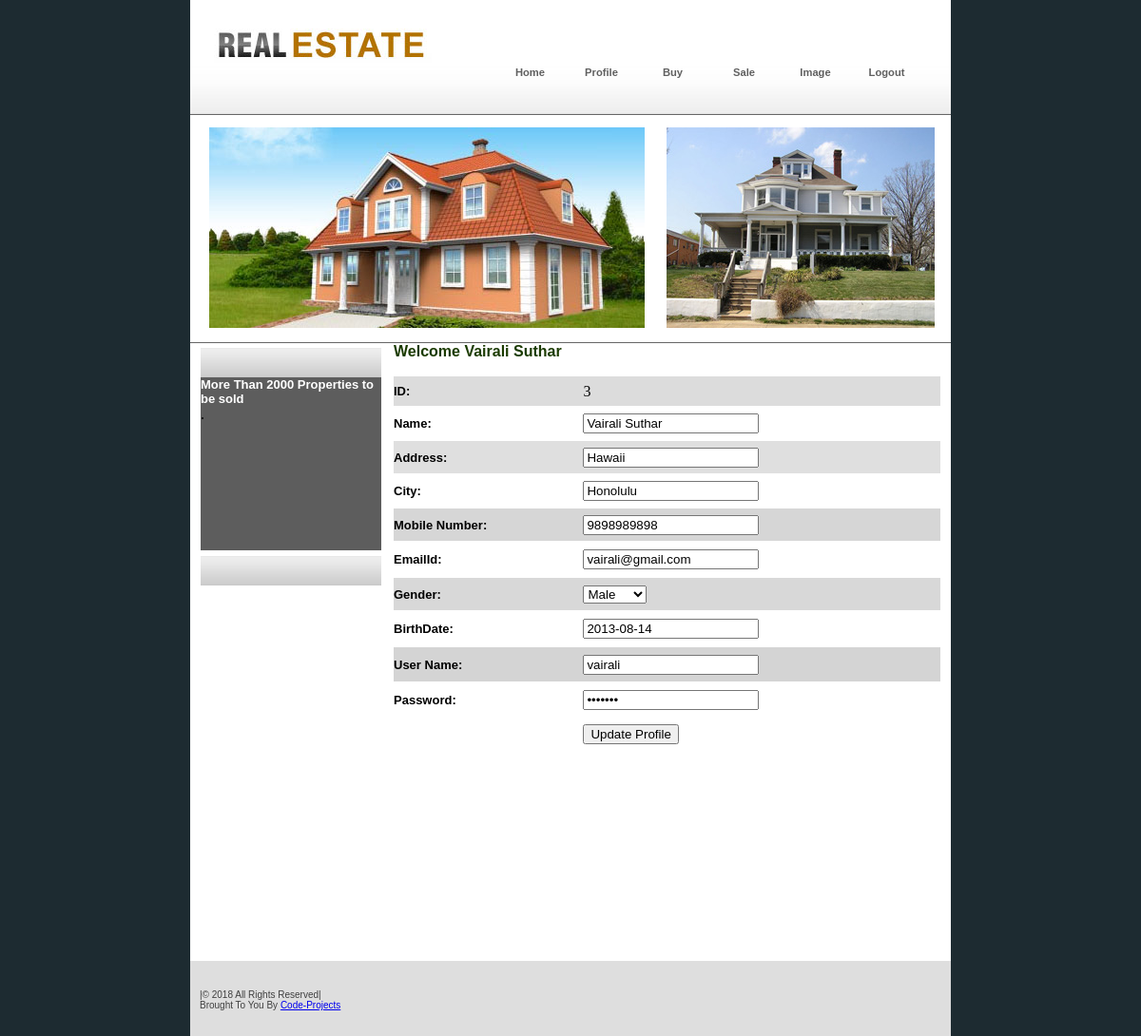
The page /Customer/EditProfile.php (signed in) on the database its author committed.
### tables this page shows
CREATE TABLE IF NOT EXISTS `customer_reg` (
  `CustomerId` int(11) NOT NULL AUTO_INCREMENT,
  `CustomerName` varchar(20) NOT NULL,
  `Address` varchar(100) NOT NULL,
  `City` varchar(20) NOT NULL,
  `Mobile` bigint(20) NOT NULL,
  `Email` varchar(20) NOT NULL,
  `Gender` varchar(10) NOT NULL,
  `BirthDate` date NOT NULL,
  `UserName` varchar(20) NOT NULL,
  `Password` varchar(20) NOT NULL,
  PRIMARY KEY (`CustomerId`)
);

### Customer/EditProfile.php (the view, shortened to what this page needs)
<!DOCTYPE html PUBLIC "-//W3C//DTD XHTML 1.0 Transitional//EN" "http://www.w3.org/TR/xhtml1/DTD/xhtml1-transitional.dtd">
<html xmlns="http://www.w3.org/1999/xhtml">
<head>
<link href="css/style1.css" rel="stylesheet" type="text/css" />
</head>
<body>
<div class="main">
  <?php
  include "Headermenu.php"
  ?>
  <div class="content">
    <div class="innercontent">
      <?php
	  include "left.php"
	  ?>
      <div class="rightpannel1">
        <div class="welcome">
          <div class="style3" style="height:30px; padding-bottom:5px">Welcome <?php echo $_SESSION['CustomerName'];?></div>
            <?php
$con = mysql_connect("localhost","root");
$sql = "select * from customer_reg where CustomerId='".$_SESSION['CustomerId']."' ";
$result = mysql_query($sql,$con);
while($row = mysql_fetch_array($result))
{
$CustomerId=$row['CustomerId'];
$CustomerName=$row['CustomerName'];
$Address=$row['Address'];
$City =$row['City'];
$MobileNo=$row['Mobile'];
$EmailId=$row['Email'];
$BirthDate=$row['BirthDate'];
$UserName  =$row['UserName'];
$Password =$row['Password'];
}
			?>
          <form id="form1" name="form1" method="post" action="UpdateProfile.php?Id=<?php echo $CustomerId;?>">
              <table width="100%" height="394" border="0" cellpadding="0" cellspacing="0">
                <tr>
                  <td height="31" bgcolor="#DCDCDC"><span class="style5 style4 style11"><strong>ID:</strong></span></td>
                  <td bgcolor="#DCDCDC"><span class="style11"><?php echo $CustomerId;?></span></td>
                </tr>
                <tr>
                  <td height="37"><span class="style5 style4 style11"><strong>Name:</strong></span></td>
          <td><label>
                    <input type="text" name="txtName" id="txtName"  value="<?php echo $CustomerName;?>"/>
                  </label></td>
                </tr>
                <tr>
                  <td height="34" bgcolor="#DFDFDF"><span class="style5 style4 style11"><strong>Address:</strong></span></td>
                <td bgcolor="#DFDFDF"><span class="style11">
              <label>
                    <input name="txtAdd" type="text" id="txtMobile" value="<?php echo $Address;?>" />
                    </label>
                  </span></td>
                </tr>
                <tr>
                  <td height="37" bgcolor="#FFFFFF"><span class="style5 style4 style11"><strong>City:</strong></span></td>
              <td bgcolor="#FFFFFF"><span class="style11">
                    <label>
                    <input type="text" name="txtCity" id="txtCity" value="<?php echo $City;?>" />
                    </label>
                  </span></td>
                </tr>
                <tr>
                  <td height="34" bgcolor="#D6D6D6"><span class="style5 style4 style11"><strong>Mobile Number:</strong></span></td>
              <td bgcolor="#D6D6D6"><span class="style11">
                <label>
                    <input type="text" name="txtMobile" id="txtMobile" value="<?php echo $MobileNo;?>" />
                    </label>
                  </span></td>
                </tr>
                <tr>
                  <td height="39" bgcolor="#FFFFFF"><span class="style5 style4 style11"><strong>EmailId:</strong></span></td>
              <td bgcolor="#FFFFFF"><span class="style11">
                    <label>
                    <input type="text" name="txtEmail" id="txtEmail" value="<?php echo $EmailId;?>" />
                    </label>
                  </span></td>
                </tr>
                <tr>
                  <td height="34" bgcolor="#D8D8D8"><span class="style5 style4 style11"><strong>Gender:</strong></span></td>
              <td bgcolor="#D8D8D8"><span class="style11">
                <select name="cmbGender" id="cmbGender">
                      <option>Male</option>
                    </select>
                  </span></td>
                </tr>
                <tr>
                  <td height="39" bgcolor="#FFFFFF"><span class="style5 style4 style11"><strong>BirthDate:</strong></span></td>
              <td bgcolor="#FFFFFF"><span class="style11">
                    <label>
                    <input type="text" name="txtDate" id="txtDate" value="<?php echo $BirthDate;?>" />
                    </label>
                  </span></td>
                </tr>
                <tr>
                  <td height="36" bgcolor="#D4D4D4"><span class="style9">User Name:</span></td>
              <td bgcolor="#D4D4D4"><label>
                    <input type="text" name="txtUser" id="txtUser" value="<?php echo $UserName;?>" />
                  </label></td>
                </tr>
                <tr>
                  <td height="38"><span class="style9">Password:</span></td>
                <td><label>
                    <input type="password" name="txtPass" id="txtPass" value="<?php echo $Password;?>" />
                  </label></td>
                </tr>
                <tr>
                  <td><span class="style9"></span></td>
                  <td><label>
                    <input type="submit" name="Update Profile" id="Update Profile" value="Update Profile" />
                  </label></td>
                </tr>
              </table>
          </form>
<br/>
<br/>
<br/>
<br/>
<br/>
<br/>
<br/>
<br/>
<br/>
        </div>
      </div>
    </div>
  </div>
  <div>
   <?php
   include "footer.php"
   ?>
  </div>
</div>
</body>
</html>

### Customer/css/style1.css (style rules this page uses)
body { margin:0px; padding:0px; background-color:#1d2b31; }
.main { width:800px; margin:0 auto 0 auto; background-color:#FFFFFF; }
.content { width:800px; }
.innercontent { width:778px; margin:0 auto 0 auto; overflow:hidden }
.rightpannel1 { width:575px; float:right; height:650px; }
.welcome { width:575px; height:116px; }

### Customer/EditProfile.php (style rules this page uses)
.style4 { font-family: Verdana, Arial, Helvetica, sans-serif }
.style5 { font-size: small }
.style9 { font-family: Verdana, Arial, Helvetica, sans-serif; font-size: small; font-weight: bold; }

### rows shown on the page
customer_reg: CustomerId "3", txtName "Vairali Suthar", txtAdd "Hawaii", txtCity "Honolulu", txtMobile "9898989898", txtEmail "vairali@gmail.com", txtDate "2013-08-14", txtUser "vairali"

### other values the page prints
$_SESSION['CustomerName'] "Vairali Suthar"
